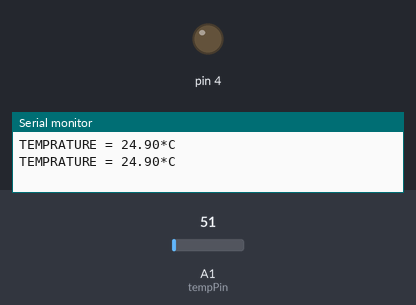
The sketch below on a simulated Arduino Uno, built with avr-gcc and run on an emulated ATmega328P. Parts: output pins drawn as LEDs (lit = HIGH), the last lines printed to the serial monitor. The inputs (shaded band) are chosen by the test bench; at power-on: A1 (tempPin) = 51.

Above: at 1.8 s.
1.9 s: A1 (tempPin) set to 72
3.4 s: A1 (tempPin) set to 89
At 5.2 s:
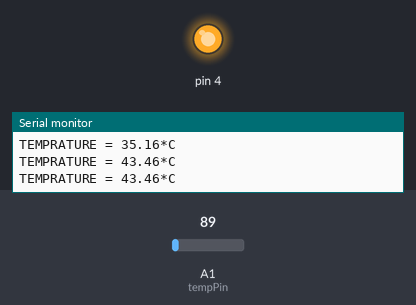
5.5 s: A1 (tempPin) set to 71
At 6.9 s:
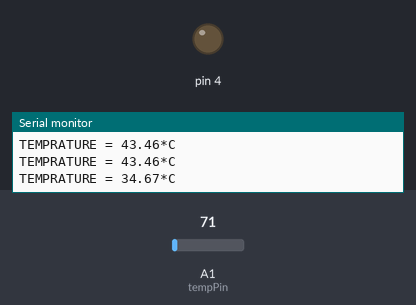
7.5 s: A1 (tempPin) set to 86
At 8.5 s:
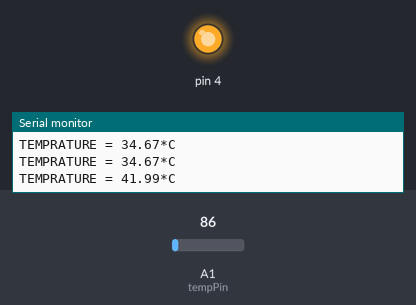
Timing chart, 0 to 10.5 s (numbered marks = the images above; inputs shaded):
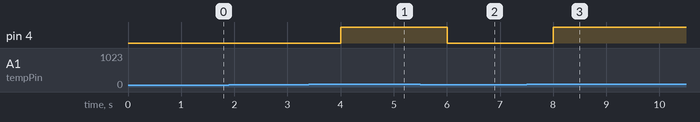

The sketch:

Skripsi.ino
```cpp
int val;
int tempPin = 1;

void setup()
{
Serial.begin(9600);
pinMode(4, OUTPUT);
}
void loop()
{
val = analogRead(tempPin);
float mv = ( val/1024.0)*5000;
float cel = mv/10;


Serial.print("TEMPRATURE = ");
Serial.print(cel);
Serial.print("*C");
Serial.println();

if (cel>40)
{
 digitalWrite(4,HIGH);
 delay(1000);
}
else
{
  digitalWrite(4,LOW);
  delay(1000);
}
}
```

Measured:
- the behaviour switches between 81 and 82 on A1 (tempPin) (found by bisection; images 0 and 1)
- after the input at 3.4 s, pin 4: LOW → HIGH after 0.60 s
- after the input at 5.5 s, pin 4: HIGH → LOW after 0.51 s
- after the input at 7.5 s, pin 4: LOW → HIGH after 0.51 s
